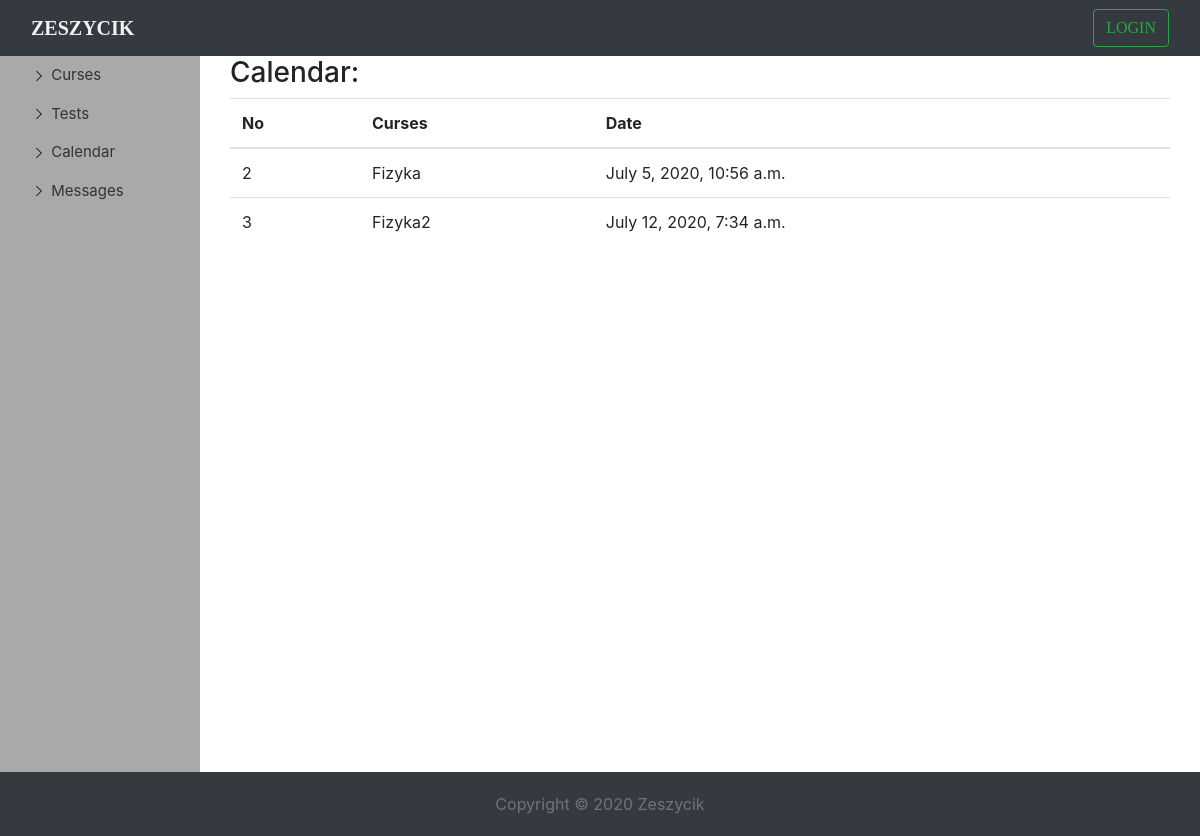
/calendar, run on the app's committed database.
### school/models.py (models this page shows, shortened)
class Lesson(models.Model):
    name = models.CharField(max_length=150, unique=True, blank=False)
    description = models.CharField(max_length=250)
    teacher = models.ForeignKey(SchoolUser, on_delete=models.SET_NULL, null=True, blank=True, related_name='teacher')
    date = models.DateTimeField(default=timezone.now)
    data = models.FileField(blank=True, null=True)
    students = models.ManyToManyField(SchoolUser, null=True, blank=True, related_name='students')

### school/views.py (the view)
# urls.py: path('calendar', CalendarView.as_view(), name='calendar'),
class CalendarView(ListView):
    template_name = 'calendar.html'
    model = Lesson
    context_object_name = 'lessons'

### school/templates/calendar.html (shortened to what this page needs)
{% extends 'dashboard2.html' %}
{% load static %}
{% block title %}
    <div class="container-fluid" id="dashborad-container">
    <h3>Calendar:</h3>
    <div class=" table table-responsive-md">
      <table class="table">
          <thead>
            <th scope="col">No</th>
            <th scope="col">Curses</th>
            <th scope="col">Date</th>
          </thead>
          <tbody>
            {% for lessons in lessons %}
                <tr >
                    <td>{{ lessons.pk }}</td>
                     <td>{{ lessons.name }}</td>
                    <td>{{ lessons.date }}</td>
                </tr>
            {% endfor %}
          </tbody>
      </table>
    </div>
    </div>
{% endblock title %}

### static/css/index.css (style rules this page uses)
body { margin-top: 70px; background-attachment: fixed; background-size: 100%; font-size: 16px; }

### static/css/dashboard.css (style rules this page uses)
#dashborad-container { display: flex; flex-direction: column; }

### data on the page
Lesson: pk "2", name "Fizyka", date "July 5, 2020, 10:56 a.m."
Lesson: pk "3", name "Fizyka2", date "July 12, 2020, 7:34 a.m."
